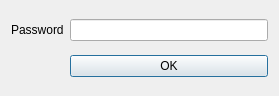
<?xml version="1.0" encoding="UTF-8"?>
<ui version="4.0">
 <class>PasswordDialog</class>
 <widget class="QDialog" name="PasswordDialog">
  <property name="geometry">
   <rect>
    <x>0</x>
    <y>0</y>
    <width>279</width>
    <height>96</height>
   </rect>
  </property>
  <property name="windowTitle">
   <string>비밀번호 입력</string>
  </property>
  <layout class="QGridLayout" name="gridLayout">
   <item row="0" column="0">
    <widget class="QLabel" name="label">
     <property name="text">
      <string>Password</string>
     </property>
    </widget>
   </item>
   <item row="0" column="1">
    <widget class="QLineEdit" name="editPassword">
     <property name="maxLength">
      <number>10</number>
     </property>
    </widget>
   </item>
   <item row="1" column="1">
    <widget class="QPushButton" name="btnOk">
     <property name="text">
      <string>OK</string>
     </property>
    </widget>
   </item>
  </layout>
 </widget>
 <resources/>
 <connections/>
</ui>
